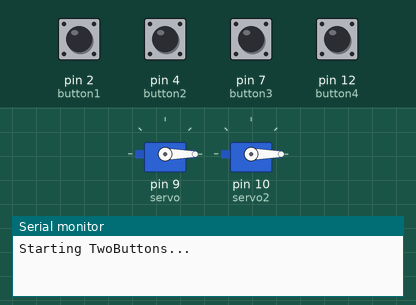
This sketch was run on a simulated Arduino Uno, built with avr-gcc and run on an emulated ATmega328P. On the bench: 2 × servo, the last lines printed to the serial monitor. The inputs (shaded band) are chosen by the test bench; at power-on: pin 2 (button1), pin 4 (button2), pin 7 (button3), pin 12 (button4) HIGH.

Above: at 1.2 s.
1.3 s: pin 2 (button1) pulled LOW for 0.15 s
At 2.7 s:
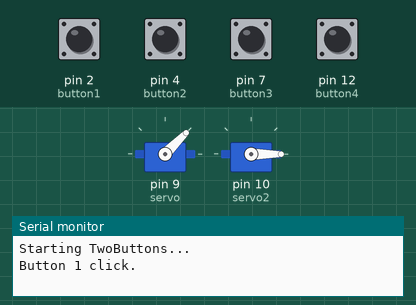
3.0 s: pin 7 (button3) pulled LOW for 0.15 s
At 4.0 s:
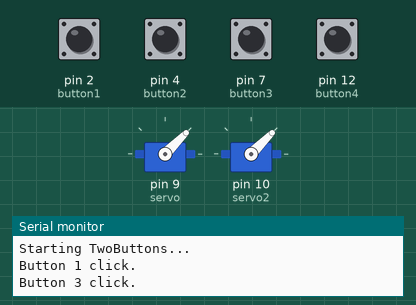
4.7 s: pin 4 (button2) pulled LOW for 0.15 s
At 5.4 s:
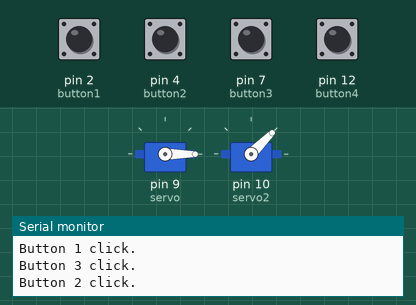
6.4 s: pin 7 (button3) pulled LOW for 0.15 s
At 7.7 s:
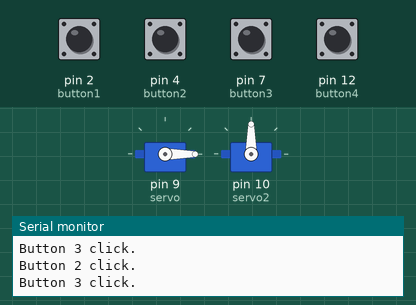
8.1 s: pin 2 (button1) pulled LOW for 0.15 s
At 9.1 s:
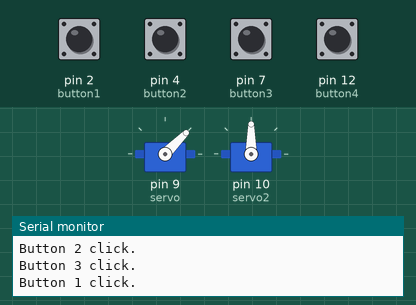
9.8 s: pin 2 (button1) pulled LOW for 0.15 s
At 10.6 s:
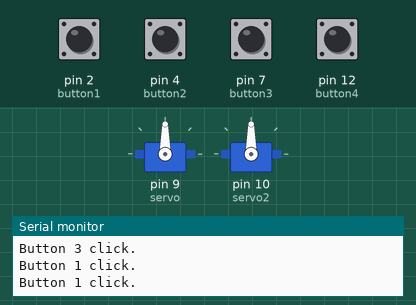
Timing chart, 0 to 12.5 s (numbered marks = the images above; inputs shaded):
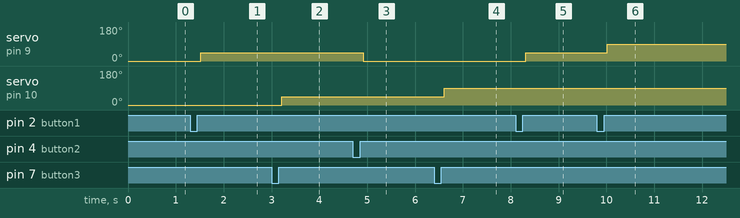

Measured:
- after the input at 1.3 s, servo on pin 9 (servo): 0° → 45° after 0.22 s
- after the input at 3.0 s, servo on pin 10 (servo2): 0° → 45° after 0.22 s
- after the input at 4.7 s, servo on pin 9 (servo): 45° → 0° after 0.22 s
- after the input at 6.4 s, servo on pin 10 (servo2): 45° → 90° after 0.21 s
- after the input at 8.1 s, servo on pin 9 (servo): 0° → 45° after 0.22 s
- after the input at 9.8 s, servo on pin 9 (servo): 45° → 90° after 0.22 s

The sketch:

Lite.ino
```cpp
#include <Servo.h>
#include "OneButton.h"

Servo servo;
Servo servo2;

OneButton button1(2, true);
OneButton button2(4, true);
OneButton button3(7, true);
OneButton button4(12, true);

byte Mode = 0;
byte Mode1 = 0;

void setup()
{ Serial.begin(9600);
  button1.attachClick(Click1);
  button2.attachClick(Click2);
  button3.attachClick(Click3);
  button4.attachClick(Click4);
  servo.attach(9);
  servo2.attach(10);

  Serial.println("Starting TwoButtons...");
}


void loop()
{
  button1.tick();
  button2.tick();
  button3.tick();
  button4.tick();
  servo.write(Mode*45);
  servo2.write(Mode1*45);
  delay(10);
}

void Click1()
{
  Mode++;
  if(Mode > 2) Mode = 1;
  Serial.println("Button 1 click.");
}

void Click2()
{
  Serial.println("Button 2 click.");
  Mode=0;

}
void Click3()
{
  Mode1++;
  if(Mode1 > 2) Mode1 = 1;
  Serial.println("Button 3 click.");
}
void Click4()
{
  Serial.println("Button 4 click.");
  Mode1=0;

}
```
